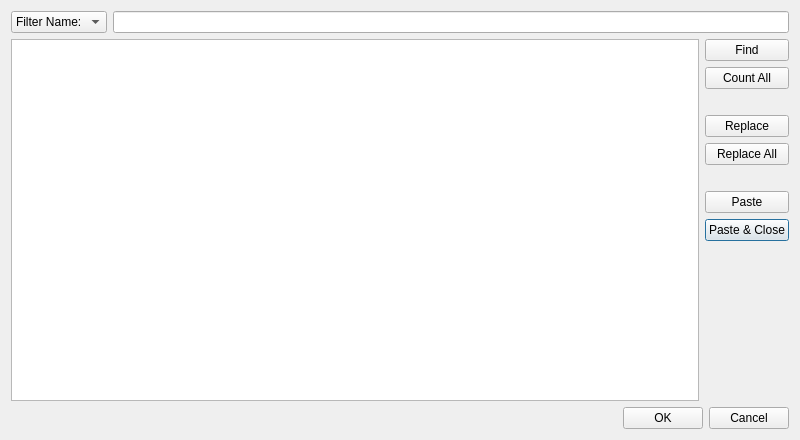
<?xml version="1.0" encoding="UTF-8"?>
<ui version="4.0">
 <class>SearchEditor</class>
 <widget class="QDialog" name="SearchEditor">
  <property name="geometry">
   <rect>
    <x>0</x>
    <y>0</y>
    <width>800</width>
    <height>440</height>
   </rect>
  </property>
  <property name="windowTitle">
   <string>Search Editor</string>
  </property>
  <layout class="QVBoxLayout" name="verticalLayout_2">
   <item>
    <layout class="QHBoxLayout" name="horizontalLayout_5">
     <item>
      <widget class="QComboBox" name="Filter">
       <item>
        <property name="text">
         <string>Filter Name:</string>
        </property>
       </item>
       <item>
        <property name="text">
         <string>Filter All:</string>
        </property>
       </item>
      </widget>
     </item>
     <item>
      <widget class="QLineEdit" name="FilterText">
       <property name="toolTip">
        <string>List only the entries containing the text you enter.</string>
       </property>
      </widget>
     </item>
    </layout>
   </item>
   <item>
    <layout class="QHBoxLayout" name="horizontalLayout_2">
     <item>
      <widget class="SearchEditorTreeView" name="SearchEditorTree">
       <property name="editTriggers">
        <set>QAbstractItemView::EditKeyPressed</set>
       </property>
      </widget>
     </item>
     <item>
      <layout class="QVBoxLayout" name="verticalLayout">
       <item>
        <widget class="QPushButton" name="Find">
         <property name="toolTip">
          <string>Run Find using the selected entry.
If a group is selected, find the first entry in the list, 
then if not found look for the second entry in the list, etc.</string>
         </property>
         <property name="text">
          <string>Find</string>
         </property>
        </widget>
       </item>
       <item>
        <widget class="QPushButton" name="CountAll">
         <property name="toolTip">
          <string>Run Count All for the selected entries in the order selected,
including entries in selected groups.</string>
         </property>
         <property name="text">
          <string>Count All</string>
         </property>
        </widget>
       </item>
       <item>
        <spacer name="verticalSpacer_2">
         <property name="orientation">
          <enum>Qt::Vertical</enum>
         </property>
         <property name="sizeType">
          <enum>QSizePolicy::Fixed</enum>
         </property>
         <property name="sizeHint" stdset="0">
          <size>
           <width>20</width>
           <height>20</height>
          </size>
         </property>
        </spacer>
       </item>
       <item>
        <widget class="QPushButton" name="Replace">
         <property name="toolTip">
          <string>Run Replace using the selected entry.
If a group is selected, replace the first entry in the list,
then when no more matches replace the second entry in the list, etc.</string>
         </property>
         <property name="text">
          <string>Replace</string>
         </property>
        </widget>
       </item>
       <item>
        <widget class="QPushButton" name="ReplaceAll">
         <property name="toolTip">
          <string>Run Replace All for the selected entries in the order selected,
including entries in selected groups.</string>
         </property>
         <property name="text">
          <string>Replace All</string>
         </property>
        </widget>
       </item>
       <item>
        <spacer name="verticalSpacer_3">
         <property name="orientation">
          <enum>Qt::Vertical</enum>
         </property>
         <property name="sizeType">
          <enum>QSizePolicy::Fixed</enum>
         </property>
         <property name="sizeHint" stdset="0">
          <size>
           <width>20</width>
           <height>20</height>
          </size>
         </property>
        </spacer>
       </item>
       <item>
        <widget class="QPushButton" name="PasteSearch">
         <property name="toolTip">
          <string>Paste the selected entry into Find &amp; Replace.</string>
         </property>
         <property name="text">
          <string>Paste</string>
         </property>
        </widget>
       </item>
       <item>
        <widget class="QPushButton" name="PasteAndClose">
         <property name="toolTip">
          <string>Paste the selected entry into Find &amp; Replace and close the dialog.</string>
         </property>
         <property name="text">
          <string>Paste &amp;&amp; Close</string>
         </property>
         <property name="autoDefault">
          <bool>true</bool>
         </property>
         <property name="default">
          <bool>true</bool>
         </property>
        </widget>
       </item>
       <item>
        <spacer name="verticalSpacer">
         <property name="orientation">
          <enum>Qt::Vertical</enum>
         </property>
         <property name="sizeHint" stdset="0">
          <size>
           <width>20</width>
           <height>40</height>
          </size>
         </property>
        </spacer>
       </item>
      </layout>
     </item>
    </layout>
   </item>
   <item>
    <layout class="QHBoxLayout" name="horizontalLayout_3">
     <item>
      <widget class="QLabel" name="Message">
       <property name="text">
        <string/>
       </property>
      </widget>
     </item>
     <item>
      <widget class="QDialogButtonBox" name="buttonBox">
       <property name="toolTip">
        <string/>
       </property>
       <property name="standardButtons">
        <set>QDialogButtonBox::Cancel|QDialogButtonBox::Ok</set>
       </property>
      </widget>
     </item>
    </layout>
   </item>
  </layout>
 </widget>
 <customwidgets>
  <customwidget>
   <class>SearchEditorTreeView</class>
   <extends>QTreeView</extends>
   <header>MiscEditors/SearchEditorTreeView.h</header>
  </customwidget>
 </customwidgets>
 <resources/>
 <connections>
  <connection>
   <sender>buttonBox</sender>
   <signal>rejected()</signal>
   <receiver>SearchEditor</receiver>
   <slot>reject()</slot>
   <hints>
    <hint type="sourcelabel">
     <x>399</x>
     <y>376</y>
    </hint>
    <hint type="destinationlabel">
     <x>399</x>
     <y>199</y>
    </hint>
   </hints>
  </connection>
  <connection>
   <sender>buttonBox</sender>
   <signal>accepted()</signal>
   <receiver>SearchEditor</receiver>
   <slot>accept()</slot>
   <hints>
    <hint type="sourcelabel">
     <x>399</x>
     <y>376</y>
    </hint>
    <hint type="destinationlabel">
     <x>399</x>
     <y>199</y>
    </hint>
   </hints>
  </connection>
 </connections>
</ui>
